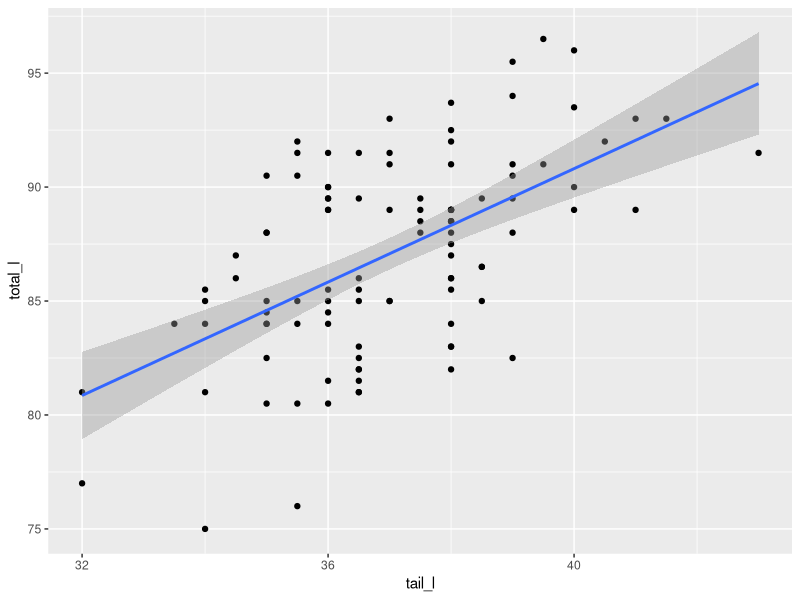
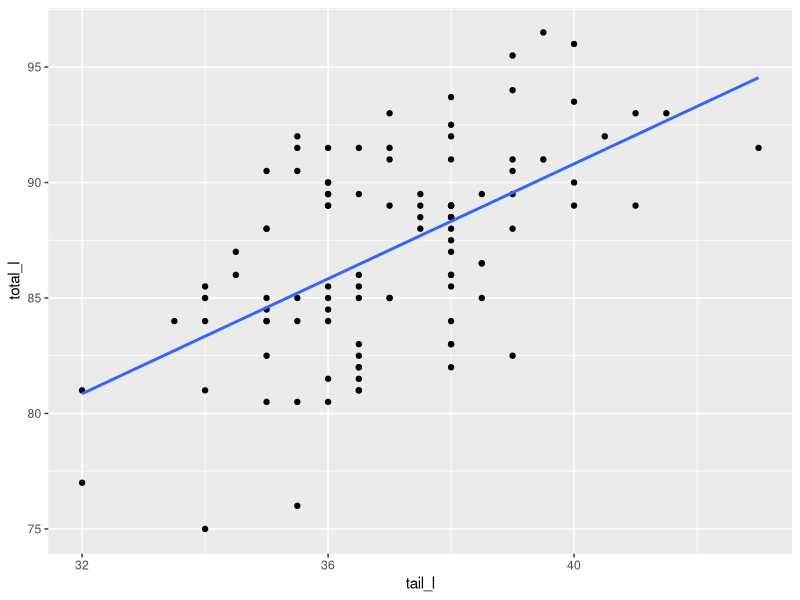

The R script that drew these images, in order:
## ---- chunk 1
library(ggplot2)
library(readr)
possum <- read_csv("possum.csv")
## ---- chunk 2
ggplot(data = possum, aes(y = total_l, x = tail_l)) +
  geom_point() +
  geom_smooth(method = "lm")
## ---- chunk 3
ggplot(data = possum, aes(y = total_l, x = tail_l)) +
  geom_point() +
  geom_smooth(method = "lm", se = FALSE)
